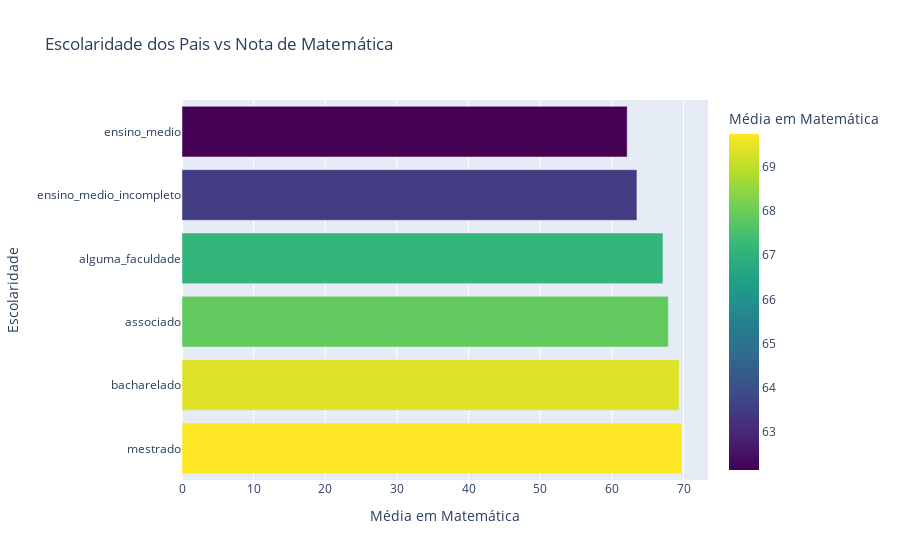

Notebook cell for this chart:
### Code cell
# Desafio 3: O "Teto" da Escolaridade Parental
# 1. Calculando as médias agrupadas por escolaridade dos pais
analise_pais = df.groupby('escolaridade_pais')[['nota_matematica', 'nota_leitura', 'nota_escrita']].mean()

# 2. Ordenando do maior para o menor (para facilitar a leitura do Diretor)
analise_pais = analise_pais.sort_values(by='nota_matematica', ascending=False)

print("--- Médias por Escolaridade dos Pais ---")
display(analise_pais)

# 3. Visualização interativa com Plotly (para você aprender uma ferramenta nova)
# Esse gráfico permite passar o mouse em cima e ver o valor exato!
fig = px.bar(analise_pais, 
             x='nota_matematica', 
             y=analise_pais.index,
             orientation='h',
             title='Escolaridade dos Pais vs Nota de Matemática',
             labels={'nota_matematica': 'Média em Matemática', 'escolaridade_pais': 'Escolaridade'},
             color='nota_matematica',
             color_continuous_scale='Viridis')

fig.show()

### Figure 1 — Plotly figure (JSON) as saved in the notebook; plotly's stock layout.template omitted (floating-point values rounded to 4 significant figures)
{"data": [{"hovertemplate": "Média em Matemática=%{marker.color}<br>Escolaridade=%{y}<extra></extra>", "legendgroup": "", "marker": {"color": [69.75, 69.39, 67.88, 67.13, 63.5, 62.14], "coloraxis": "coloraxis", "pattern": {"shape": ""}}, "name": "", "orientation": "h", "showlegend": false, "textposition": "auto", "type": "bar", "x": [69.75, 69.39, 67.88, 67.13, 63.5, 62.14], "xaxis": "x", "y": ["mestrado", "bacharelado", "associado", "alguma_faculdade", "ensino_medio_incompleto", "ensino_medio"], "yaxis": "y"}], "layout": {"barmode": "relative", "coloraxis": {"colorbar": {"title": {"text": "Média em Matemática"}}, "colorscale": [[0, "#440154"], [0.1111, "#482878"], [0.2222, "#3e4989"], [0.3333, "#31688e"], [0.4444, "#26828e"], [0.5556, "#1f9e89"], [0.6667, "#35b779"], [0.7778, "#6ece58"], [0.8889, "#b5de2b"], [1, "#fde725"]]}, "legend": {"tracegroupgap": 0}, "title": {"text": "Escolaridade dos Pais vs Nota de Matemática"}, "xaxis": {"anchor": "y", "domain": [0, 1], "title": {"text": "Média em Matemática"}}, "yaxis": {"anchor": "x", "domain": [0, 1], "title": {"text": "Escolaridade"}}}}
